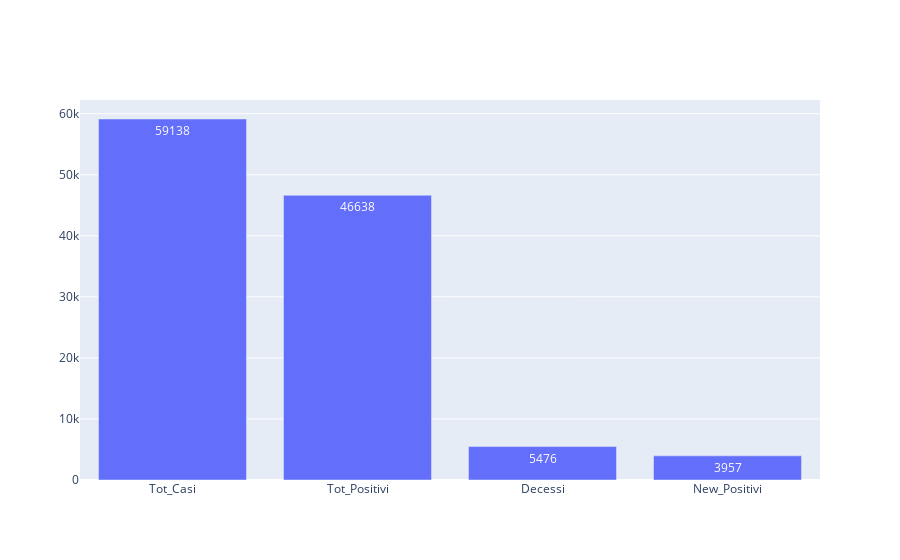

Notebook code cell kept with this figure:
### Markdown cell above
# Plotting andamento nazionale giornaliero

### Code cell
fig = go.Figure([go.Bar(
                x=tick_label,
                y=valori_numerici_asse_x, 
                textposition='auto',
                text = valori_numerici_asse_x)])
fig.show()

### Figure 1 — Plotly figure (JSON) as saved in the notebook; plotly's stock layout.template omitted (floating-point values rounded to 4 significant figures)
{"data": [{"text": ["59138", "46638", "5476", "3957"], "textposition": "auto", "type": "bar", "x": ["Tot_Casi", "Tot_Positivi", "Decessi", "New_Positivi"], "y": [59138, 46638, 5476, 3957]}], "layout": {}}
